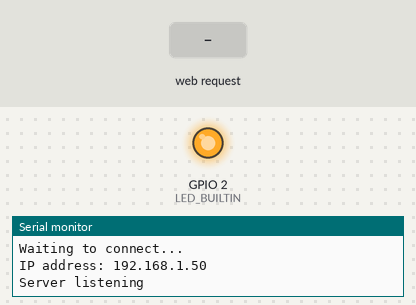
The sketch below on a simulated ESP8266 (NodeMCU). Parts: output pins drawn as LEDs (lit = HIGH, except the on-board LED, lit = LOW), the last lines printed to the serial monitor. Inputs (shaded band) come from the test bench. WiFi joins after 1.5 s; servers stay silent unless stated.

Above: at 2.7 s.
2.8 s: HTTP request GET /blink?plain=false received
At 3.7 s:
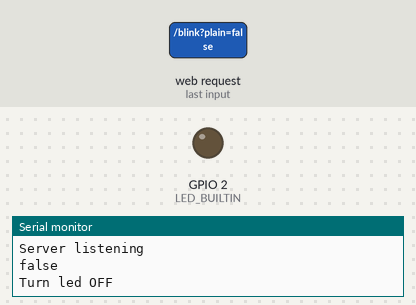
4.3 s: HTTP request GET /blink?plain=true received
At 4.8 s:
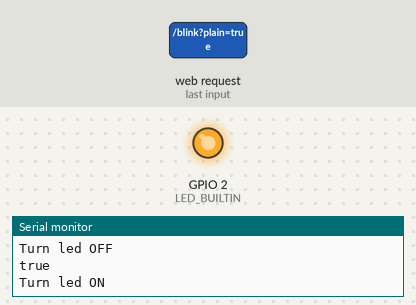
Timing chart, 0 to 7.3 s (numbered marks = the images above; inputs shaded):
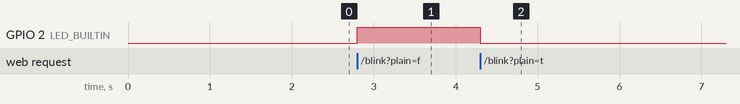

Measured:
- after the input at 2.8 s, GPIO 2 (LED_BUILTIN): LOW → HIGH at once
- after the input at 4.3 s, GPIO 2 (LED_BUILTIN): HIGH → LOW at once

The sketch:

blinknet.ino
```cpp
/**
*     SOURCE:
*     https://techtutorialsx.com/2017/03/26/esp8266-webserver-accessing-the-body-of-a-http-request/
*
*     Example to send data to the ESP: curl -X POST -d "Hola" http://192.168.50.18:3000/body
*/

#include <ESP8266WiFi.h>
#include <ESP8266WebServer.h>

// Credentials
#if defined __has_include
#if __has_include("credentials.h")
#include "credentials.h"
#else
// if you dont have a credentials.h file you can set them manually here
#define WIFI_SSID "Wifi SSID"
#define WIFI_PASS "password"
#endif
#endif


ESP8266WebServer server(3000);

void setup() {

  Serial.begin(9600);
  pinMode(LED_BUILTIN, OUTPUT);

  WiFi.begin(WIFI_SSID, WIFI_PASS);  //Connect to the WiFi network
  while (WiFi.status() != WL_CONNECTED) {  //Wait for connection

    delay(500);
    Serial.println("Waiting to connect...");
  }

  Serial.print("IP address: ");
  Serial.println(WiFi.localIP());  //Print the local IP

  server.on("/blink", handleBody);  //Associate the handler function to the path

  server.begin();  //Start the server
  Serial.println("Server listening");
}

void loop() {

  server.handleClient();  //Handling of incoming requests
}

void handleBody() {  //Handler for the body path

  if (server.hasArg("plain") == false) {  //Check if body received

    server.send(200, "text/plain", "Body not received");
    return;
  }

  String command = server.arg("plain");
  server.send(200);

  Serial.println(command);
  handleCommand(command);
}

void handleCommand(String command) {

  // Controll built-in LED
  if (command == "true") {
    Serial.println("Turn led ON");
    digitalWrite(LED_BUILTIN, LOW);

  } else if (command == "false") {
    Serial.println("Turn led OFF");
    digitalWrite(LED_BUILTIN, HIGH);
  }
}
```
